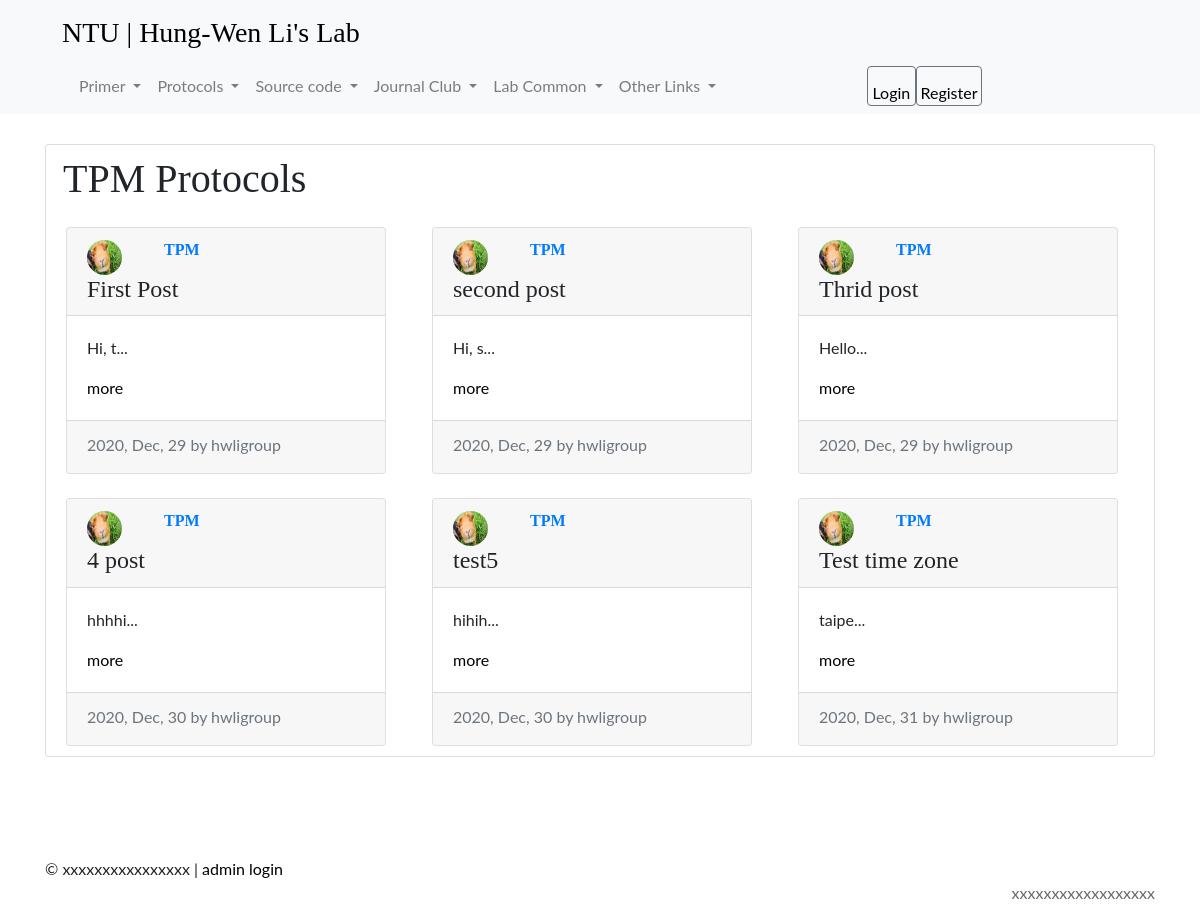
Page /protocols/TPM/ on the earlier database version.
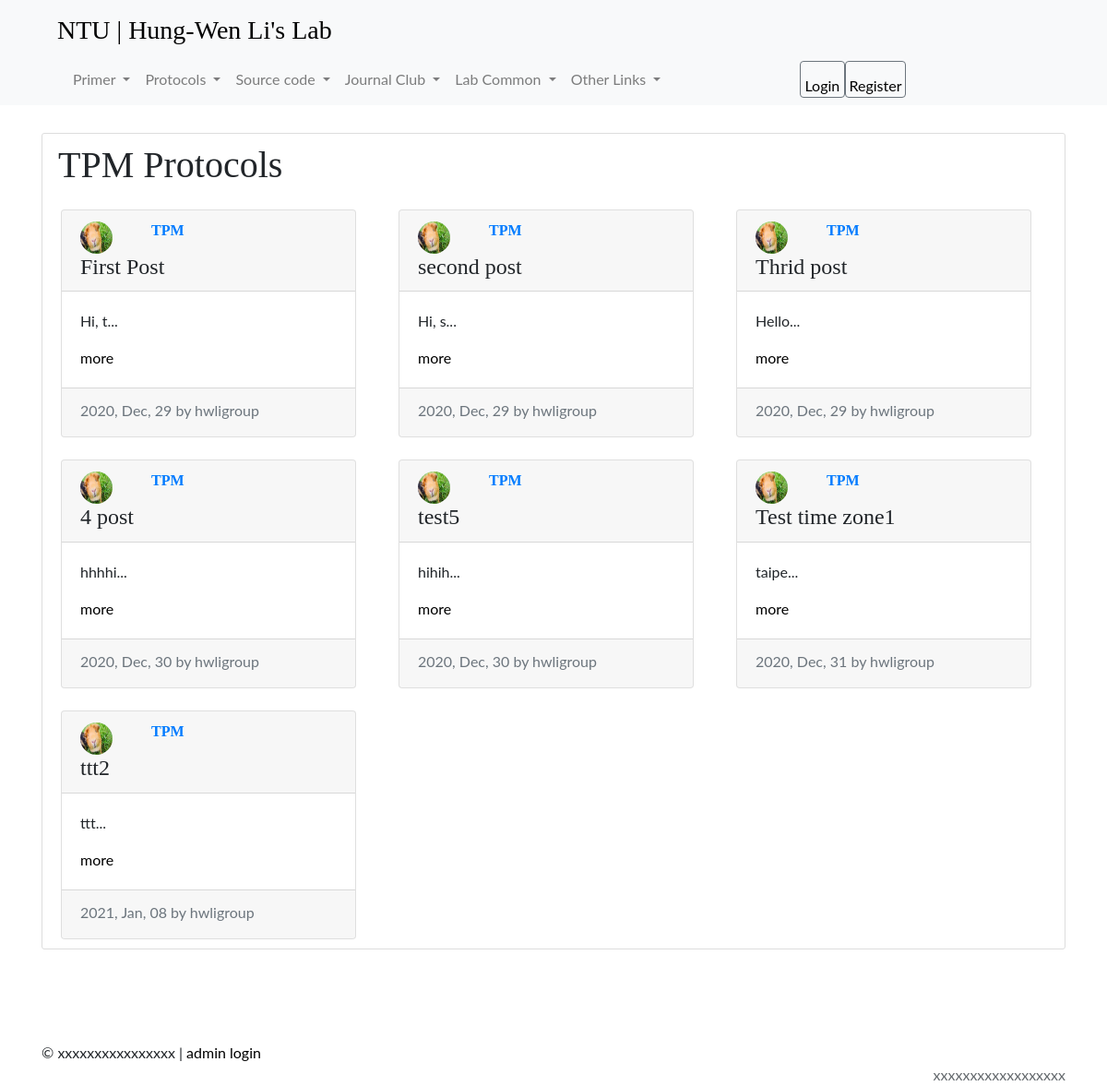
Same page on the later database version.
### posts/models.py (models this page shows, shortened)
class Post(models.Model):
    title = models.CharField(max_length=100)
    category = models.ForeignKey('Category', related_name='Project', null=True, on_delete=models.CASCADE)
    file = models.FileField(upload_to=make_file_path, blank=True)
    content = models.TextField()
    date_posted = models.DateTimeField(default=timezone.now)
    author = models.ForeignKey(User, on_delete=models.CASCADE)

class Category(models.Model):
    name = models.CharField(max_length=100)
    def __str__(self):
        return self.name

### users/models.py (models this page shows, shortened)
class Profile(models.Model):
    user = models.OneToOneField(User, on_delete=models.CASCADE)
    image = models.ImageField(default='default.jpg', upload_to='picture_pics')

### posts/views.py (the view)
# urls.py: path('protocols/TPM/', posts_views.protocols_TPM, name='protocols_TPM'),
def protocols_TPM(request):
    TPMposts = Post.objects.filter(category__name="TPM")
    context = {
        'TPMposts':TPMposts
    }
    return render(request, 'posts/protocols_TPM.html', context)

### posts/templates/posts/protocols_TPM.html
{% extends 'posts/base.html' %}
{% block content %}
<div style="margin:30px 0px 100px 0px;" class="content-section">
    <div class="row">
        <h1 class="mb-0">TPM Protocols</h1>
        {% for post in TPMposts %}
        <div class="col-lg-4">
            <div class="card mt-4" style="width: 20rem;">
                <div class="card-header">
                    <div class="row">
                        <div class="col-3">
                            <img class="rounded-circle article-img" src="{{ post.author.profile.image.url }}">
                        </div>
                        <div class="col-8">
                            <h6><strong class="d-inline-block mb-12 text-primary">{{ post.category }}</strong></h6>
                        </div>
                        <div class="col-12">
                            <h4 class="mb-0" align=justify>{{ post.title }}</h4>
                        </div>
                    </div>
                </div>
                <div class="card-body">
                  <p class="article-content">{{ post.content|slice:"0:5" }}...</p>
                  <a href="{% url 'postdetail' post.pk %}" class="stretched-link">more</a>
                </div>
                <div class="card-footer">
                    <div class="mb-1 text-muted">{{ post.date_posted|date:"Y, M, d" }} by {{ post.author }}</div>
                </div>
            </div>
        </div>
        {% endfor %}
    </div>
{% endblock  %}

Differences in the rows shown:
changed Post "taipe": title "Test time zone" → "Test time zone1"
added Post: author.profile.image (picture), category "TPM", title "ttt2", content "ttt", date_posted "2021, Jan, 08", author "hwligroup"
